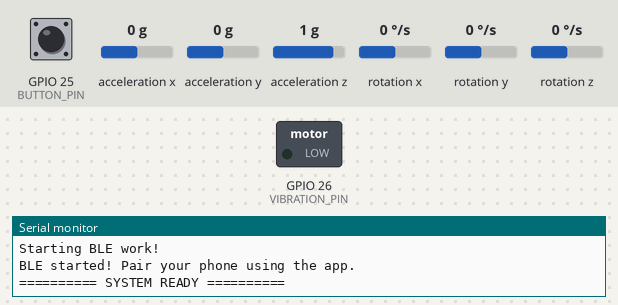
Simulated run of this sketch. Board: ESP32. Shown: switched loads named in the sketch (green lamp = pin HIGH), the last lines printed to the serial monitor. Wiring (inferred from the names in the program): MPU-9250 motion sensor at I2C address 0x68. The test bench sets the inputs (shaded band); at power-on: acceleration x 0 g, GPIO 25 (BUTTON_PIN) HIGH, acceleration y 0 g, acceleration z 1 g, rotation x 0 °/s, rotation y 0 °/s, rotation z 0 °/s. Nothing arrives over Bluetooth unless stated; a phone connects over Bluetooth LE 3 s after start.

Above: at 1.9 s.
2.0 s: acceleration x set to -0.4 g
At 3.1 s:
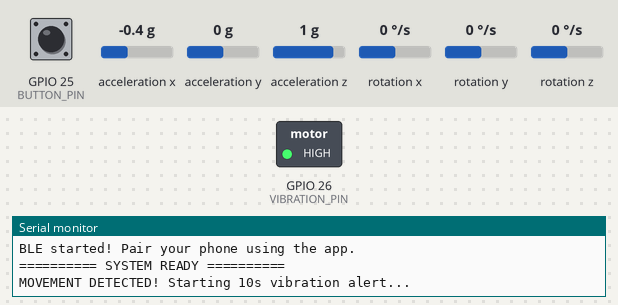
3.6 s: GPIO 25 (BUTTON_PIN) pulled LOW for 0.25 s
At 4.3 s:
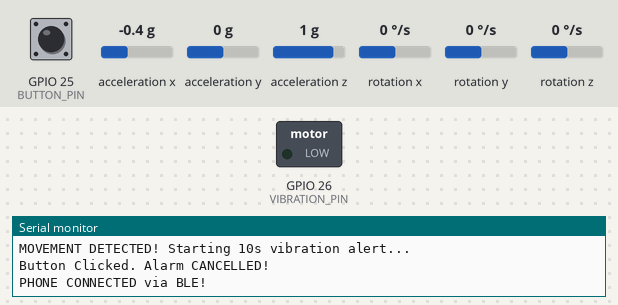
Timing chart, 0 to 6.6 s (numbered marks = the images above; inputs shaded):
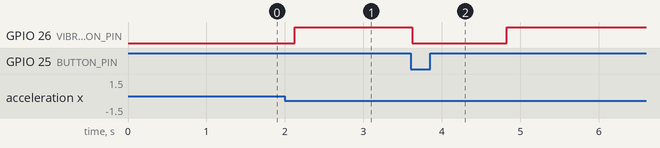

The sketch:

esp32_alert_app.ino
```cpp
#include <Wire.h>
#include <BLEDevice.h>
#include <BLEServer.h>
#include <BLEUtils.h>
#include <BLE2902.h>

// --- PIN DEFINITIONS ---
#define BUTTON_PIN 25    // Push Button
#define VIBRATION_PIN 26 // Vibration Motor IN
#define BOOT_BUTTON_PIN 0 // Built-in BOOT button

// --- MPU6050 I2C Address and Registers (NO LIBRARY NEEDED) ---
#define MPU6050_ADDR       0x68
#define MPU6050_WHO_AM_I   0x75
#define MPU6050_PWR_MGMT_1 0x6B
#define MPU6050_ACCEL_XOUT 0x3B  // Start of 14 bytes: accel(6) + temp(2) + gyro(6)

// --- BLE DEFINITIONS ---
#define SERVICE_UUID        "4fafc201-1fb5-459e-8fcc-c5c9c331914b"
#define CHARACTERISTIC_UUID "beb5483e-36e1-4688-b7f5-ea07361b26a8"

BLEServer* pServer = NULL;
BLECharacteristic* pCharacteristic = NULL;
bool deviceConnected = false;
bool oldDeviceConnected = false;

// --- Sensor data ---
int16_t ax, ay, az;
int16_t gx, gy, gz;

// --- STATE VARIABLES ---
bool isAlerting = false;
bool mpuInitialized = false;
unsigned long alertStartTime = 0;
const unsigned long VIBRATE_DURATION = 10000; // 10 seconds

// Track button state for single-click detection
int lastButtonState = HIGH;

// Thresholds (same as your working test code)
const float ACCEL_THRESHOLD = 17000.0;
const float GYRO_THRESHOLD  = 3000.0;

// ========== RAW I2C FUNCTIONS (no library needed!) ==========

void mpuWriteByte(uint8_t reg, uint8_t data) {
  Wire.beginTransmission(MPU6050_ADDR);
  Wire.write(reg);
  Wire.write(data);
  Wire.endTransmission();
}

uint8_t mpuReadByte(uint8_t reg) {
  Wire.beginTransmission(MPU6050_ADDR);
  Wire.write(reg);
  Wire.endTransmission(false);
  Wire.requestFrom((uint8_t)MPU6050_ADDR, (uint8_t)1);
  return Wire.read();
}

void mpuReadMotion6() {
  Wire.beginTransmission(MPU6050_ADDR);
  Wire.write(MPU6050_ACCEL_XOUT);
  Wire.endTransmission(false);
  Wire.requestFrom((uint8_t)MPU6050_ADDR, (uint8_t)14);

  ax = (Wire.read() << 8) | Wire.read();
  ay = (Wire.read() << 8) | Wire.read();
  az = (Wire.read() << 8) | Wire.read();
  Wire.read(); Wire.read(); // skip temperature
  gx = (Wire.read() << 8) | Wire.read();
  gy = (Wire.read() << 8) | Wire.read();
  gz = (Wire.read() << 8) | Wire.read();
}

bool mpuInit() {
  // Wake up the MPU6050 (clear sleep bit)
  mpuWriteByte(MPU6050_PWR_MGMT_1, 0x00);
  delay(100);

  // Verify identity
  uint8_t whoAmI = mpuReadByte(MPU6050_WHO_AM_I);
  Serial.printf("WHO_AM_I register returned: 0x%02X\n", whoAmI);

  // MPU6050 returns 0x68, MPU6500 returns 0x70, MPU9250 returns 0x71
  return (whoAmI == 0x68 || whoAmI == 0x70 || whoAmI == 0x71);
}

// ========== BLE CALLBACKS ==========

class MyServerCallbacks: public BLEServerCallbacks {
    void onConnect(BLEServer* pServer) {
      deviceConnected = true;
      Serial.println("PHONE CONNECTED via BLE!");
    };

    void onDisconnect(BLEServer* pServer) {
      deviceConnected = false;
      Serial.println("PHONE DISCONNECTED!");
    }
};

void setup() {
  Serial.begin(115200);
  delay(500);

  // ============================================================
  // STEP 1: Initialize I2C + MPU6050 using RAW Wire commands
  // No MPU6050 library! We talk to the chip directly.
  // This is the same method that the I2C scanner uses (which worked).
  // ============================================================
  Wire.begin(21, 22);
  delay(100);

  Serial.println("Initializing MPU6050 (raw I2C)...");
  if (mpuInit()) {
    Serial.println("MPU6050 connected successfully!");
    mpuInitialized = true;
  } else {
    Serial.println("MPU6050 connection failed!");
  }

  // ============================================================
  // STEP 2: Setup pins
  // ============================================================
  pinMode(VIBRATION_PIN, OUTPUT);
  digitalWrite(VIBRATION_PIN, LOW);

  pinMode(BUTTON_PIN, INPUT_PULLUP);
  pinMode(BOOT_BUTTON_PIN, INPUT_PULLUP);

  lastButtonState = digitalRead(BUTTON_PIN);

  // ============================================================
  // STEP 3: Initialize BLE LAST
  // ============================================================
  Serial.println("Starting BLE work!");
  BLEDevice::init("ESP32_SmartAlert");
  pServer = BLEDevice::createServer();
  pServer->setCallbacks(new MyServerCallbacks());
  BLEService *pService = pServer->createService(SERVICE_UUID);
  pCharacteristic = pService->createCharacteristic(
                      CHARACTERISTIC_UUID,
                      BLECharacteristic::PROPERTY_READ   |
                      BLECharacteristic::PROPERTY_WRITE  |
                      BLECharacteristic::PROPERTY_NOTIFY |
                      BLECharacteristic::PROPERTY_INDICATE
                    );
  pCharacteristic->addDescriptor(new BLE2902());
  pService->start();
  BLEAdvertising *pAdvertising = BLEDevice::getAdvertising();
  pAdvertising->addServiceUUID(SERVICE_UUID);
  pAdvertising->setScanResponse(false);
  pAdvertising->setMinPreferred(0x0);
  BLEDevice::startAdvertising();
  Serial.println("BLE started! Pair your phone using the app.");

  Serial.println("========== SYSTEM READY ==========");
}

void loop() {
  int currentButtonState = digitalRead(BUTTON_PIN);
  bool buttonJustClicked = (currentButtonState == LOW && lastButtonState == HIGH);
  lastButtonState = currentButtonState;

  // --- BLE Connection Management ---
  if (!deviceConnected && oldDeviceConnected) {
      delay(500);
      pServer->startAdvertising();
      Serial.println("Restart advertising");
      oldDeviceConnected = deviceConnected;
  }
  if (deviceConnected && !oldDeviceConnected) {
      oldDeviceConnected = deviceConnected;
  }

  if (!isAlerting) {
    bool mpuTriggered = false;

    if (mpuInitialized) {
      mpuReadMotion6();

      float accelMagnitude = sqrt((float)ax*ax + (float)ay*ay + (float)az*az);
      float gyroMagnitude = sqrt((float)gx*gx + (float)gy*gy + (float)gz*gz);

      if (accelMagnitude > ACCEL_THRESHOLD || gyroMagnitude > GYRO_THRESHOLD) {
        mpuTriggered = true;
      }
    }

    bool bootPressed = (digitalRead(BOOT_BUTTON_PIN) == LOW);
    if (bootPressed || mpuTriggered) {
      if (bootPressed) {
        Serial.println("BOOT Button Pressed! Starting 10s vibration alert...");
      } else {
        Serial.println("MOVEMENT DETECTED! Starting 10s vibration alert...");
      }
      isAlerting = true;
      alertStartTime = millis();
      digitalWrite(VIBRATION_PIN, HIGH);
      delay(500);
    }
  }
  else {
    if (buttonJustClicked) {
      Serial.println("Button Clicked. Alarm CANCELLED!");
      digitalWrite(VIBRATION_PIN, LOW);
      isAlerting = false;
      delay(1000);
    }
    else if (millis() - alertStartTime >= VIBRATE_DURATION) {
      Serial.println("10 Sec Passed. Sending BLUETOOTH SIGNAL to App...");
      digitalWrite(VIBRATION_PIN, LOW);

      if (deviceConnected) {
        pCharacteristic->setValue("1");
        pCharacteristic->notify();
        Serial.println("BLE NOTIFY SENT: '1'");
      } else {
        Serial.println("Failed to send: Mobile app is not connected!");
      }

      isAlerting = false;
      delay(2000);
    }
  }

  delay(200);
}
```

Measured:
- the behaviour switches between -0.2 and -0.3 g on acceleration x (found by bisection; images 0 and 1)
- after the input at 2.0 s, GPIO 26 (VIBRATION_PIN): LOW → HIGH after 0.12 s
- after the input at 3.6 s, GPIO 26 (VIBRATION_PIN): HIGH → LOW after 0.02 s instead of 8.6 s
